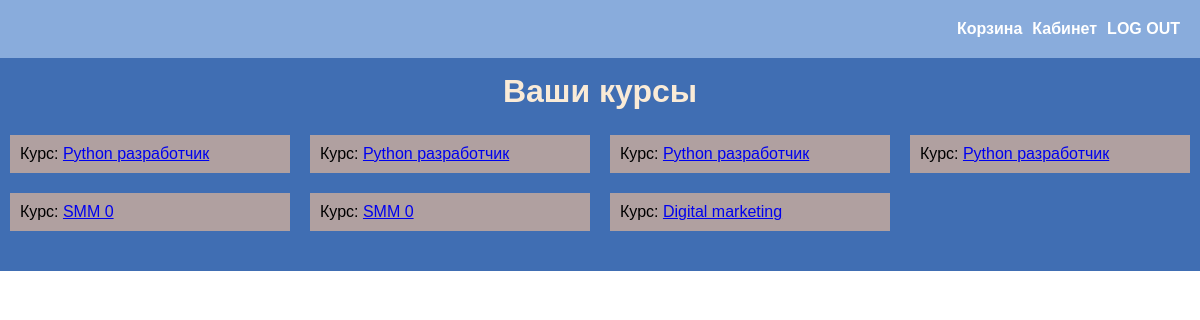
Screenshot of /user_cabinet (signed in) with the database file from the repository.
### main_page/models.py (models this page shows)
class Cabinet(models.Model):
    user_id = models.IntegerField()
    user_courses = models.ForeignKey(Course, on_delete=models.CASCADE)
    reg_date = models.DateTimeField(auto_now_add=True)

class Course(models.Model):
    course_name = models.CharField(max_length=50)
    course_price = models.FloatField()
    course_period = models.FloatField()
    course_description = models.TextField()
    course_photo = models.ImageField(upload_to='media', null=True, blank=True)
    course_category = models.ForeignKey(Category, on_delete=models.CASCADE)
    added_date = models.DateTimeField(auto_now_add=True)
    def __str__(self):
        return self.course_name

### main_page/views.py (the view)
# urls.py: path('user_cabinet', views.get_user_cabinet),
def get_user_cabinet(request):
    user_cabinet = models.Cabinet.objects.filter(user_id=request.user.id)
    return render(request, 'cabinet.html', {'user_cabinet': user_cabinet})

### main_page/templates/cabinet.html (shortened to what this page needs)
{% load static %}
<!DOCTYPE html>
<html lang="en">
<head>
    <link rel="stylesheet" href="{% static 'css/style.css' %}">
</head>
<body>
    <div class="container">
        <div class="container-block">
            <div class="header">
                <ul>
                    {% if not user.is_authenticated %}
                        <li><a href="/accounts/login">LOGIN</a></li>
                    {% else %}
                        <li><a href="/user_cart">Корзина</a></li>
                        <li><a href="/user_cabinet">Кабинет</a></li>
                        <li><a href="/accounts/logout">LOG OUT</a></li>
                    {% endif %}
                </ul>
            </div>
            <div class="courses">
                <div class="courses_all_text">
                    <h1>Ваши курсы</h1>
                </div>
                <ul>
                    {% for i in user_cabinet %}
                        <div class="course_item">
                            <li>
                                Курс: <a href="/user_course/{{ i.user_courses }}">{{ i.user_courses }}</a>
                            </li>
                        </div>
                    {% endfor %}
                </ul>
            </div>
        </div>
    </div>
</body>
</html>

### main_page/static/css/style.css (style rules this page uses)
* { padding: 0; margin: 0; box-sizing: border-box; font-family: sans-serif; }
.header { background:rgba(81, 132, 204, 0.673); font-family: sans-serif; }
.header ul { padding: 15px; display: flex; justify-content: flex-end; list-style: none; }
.header ul li { padding: 5px; }
.header ul li a { font-weight: bold; text-decoration: none; color: #ffff; }
.courses { padding: 15px 0; background: rgb(64, 110, 179); }
.courses_all_text { display: flex; justify-content: center; color: antiquewhite; }
.courses ul { display: flex; list-style: none; flex-wrap: wrap; padding: 15px 0; height: 100%; }
.courses ul .course_item { padding: 10px; flex: 0 1 25%; width: 100%; }
.courses ul li { background: rgb(176, 160, 160); padding: 10px; }

### rows the page displays
Cabinet: user_courses "Python разработчик"
Cabinet: user_courses "Python разработчик"
Cabinet: user_courses "Python разработчик"
Cabinet: user_courses "Python разработчик"
Cabinet: user_courses "SMM 0"
Cabinet: user_courses "SMM 0"
Cabinet: user_courses "Digital marketing"
